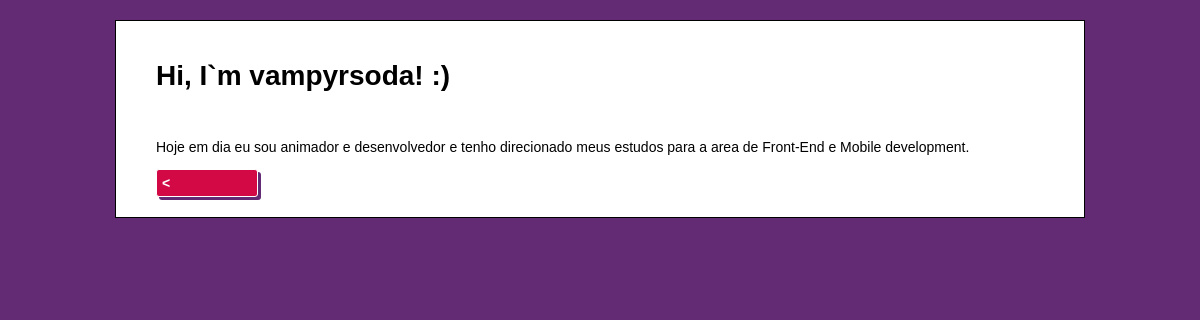
Before: /artigo.php?id=1 with the older database file.
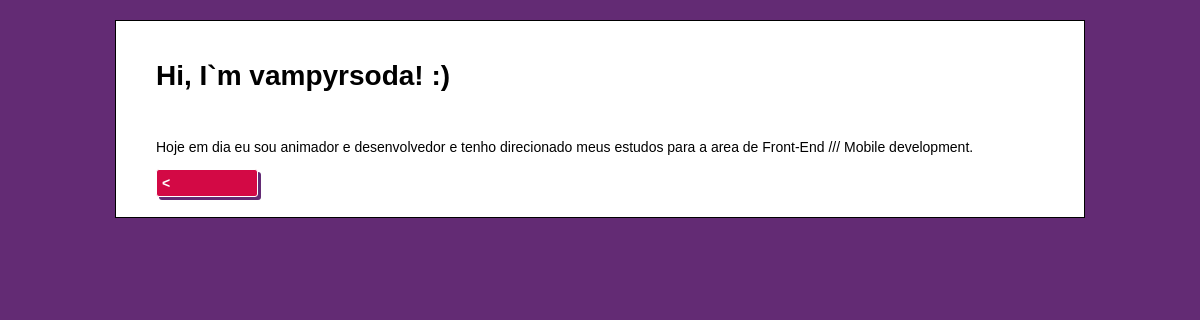
After: the same page with the newer database file.
### tables this page shows
CREATE TABLE IF NOT EXISTS `artigos` (
  `id` int(11) NOT NULL AUTO_INCREMENT,
  `titulo` text NOT NULL,
  `conteudo` text NOT NULL,
  PRIMARY KEY (`id`)
);

### src/Artigo.php (called while the page is built, shortened)
<?php
class Artigo
{
    private $mysql;
    public function __construct(mysqli $mysql)
    {
        $this->mysql = $mysql;
    }
    public function encontrarPorId(string $id): array
    {
        $selecionaArtigo = $this->mysql->prepare("SELECT id, titulo, conteudo FROM artigos WHERE id = ?");
        $selecionaArtigo->bind_param('s', $id);
        $selecionaArtigo->execute();
        $artigo = $selecionaArtigo->get_result()->fetch_assoc();
        return $artigo;
    }
}

### artigo.php (the view, shortened to what this page needs)
<?php
require 'Config.php';
require 'src/Artigo.php';
$obj_artigo = new Artigo($mysql);
$artigo = $obj_artigo->encontrarPorId($_GET['id']);
?>
<!DOCTYPE html>
<html lang="pt-br">
<head>
    <link rel="stylesheet" type="text/css" href="style.css">
</head>
<body>
    <div id="container">
        <h1 class="text-titleName"><?php echo $artigo['titulo']; ?></h1>
        <p>
            <?php echo $artigo['conteudo']; ?>
        </p>
        <div>
            <a class="botao botao-block" href="index.php">   <   </a>
        </div>
    </div>
</body>
</html>

Changed rows visible on the page:
changed artigos "Hi, I`m vampyrsoda! :)": conteudo "Hoje em dia eu sou animador e desenvolvedor e tenho direcionado meus estudos para a area de Front-End e Mobile development." → "Hoje em dia eu sou animador e desenvolvedor e tenho direcionado meus estudos para a area de Front-End /// Mobile development."
